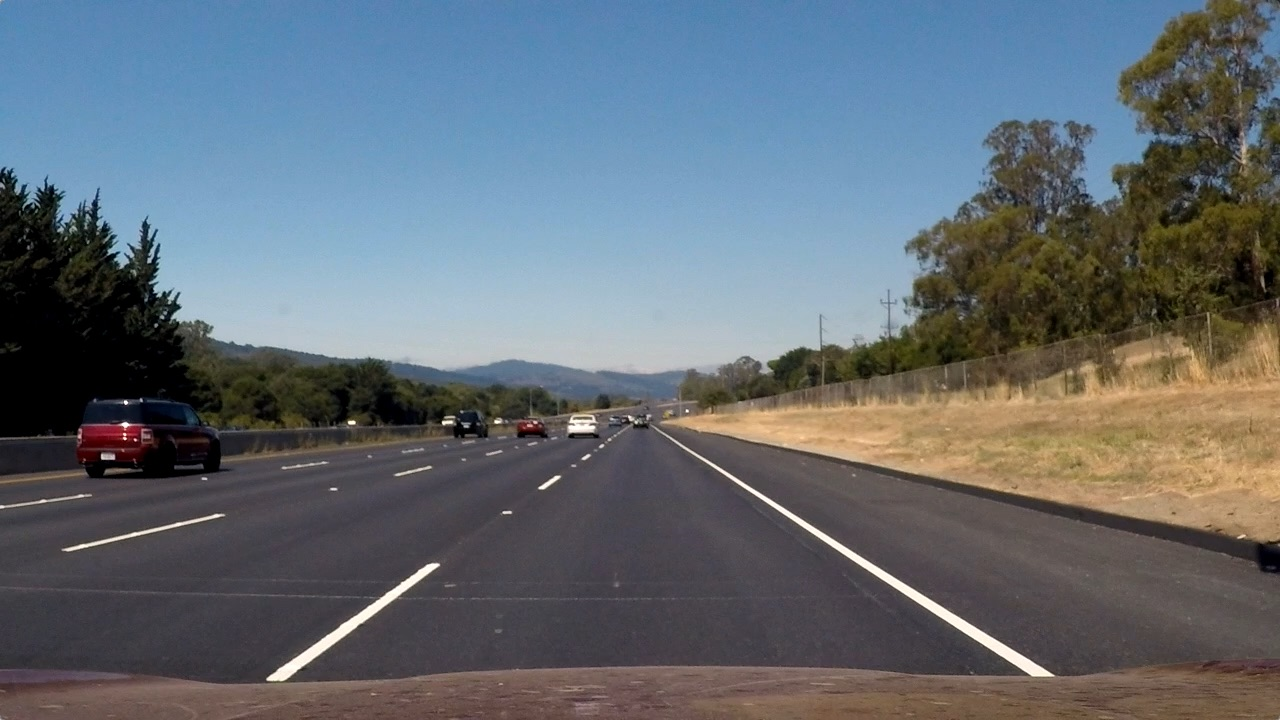
#> input picture Lab4/test_img.jpg, 1280 x 720 px, given in place of Lab3_half100.png, which was not available
$ jupyter execute DIP_Lab_2.ipynb   (text cells are left out)
#> lines starting #> are read from the running program, lines starting #| are printed output that depends on the picture; after the words box and inside, x2 and y2 are one past the last pixel; in counts of white or black regions, pixels touching at a corner belong together; pictures that were not available may be replaced by others from this repository, and a replacement may not be noted
[cell 1]
import cv2
import numpy as np
import matplotlib.pyplot as plt

[cell 2]
img_half = cv2.imread("/content/sample_data/Lab3_half100.png", cv2.IMREAD_GRAYSCALE)
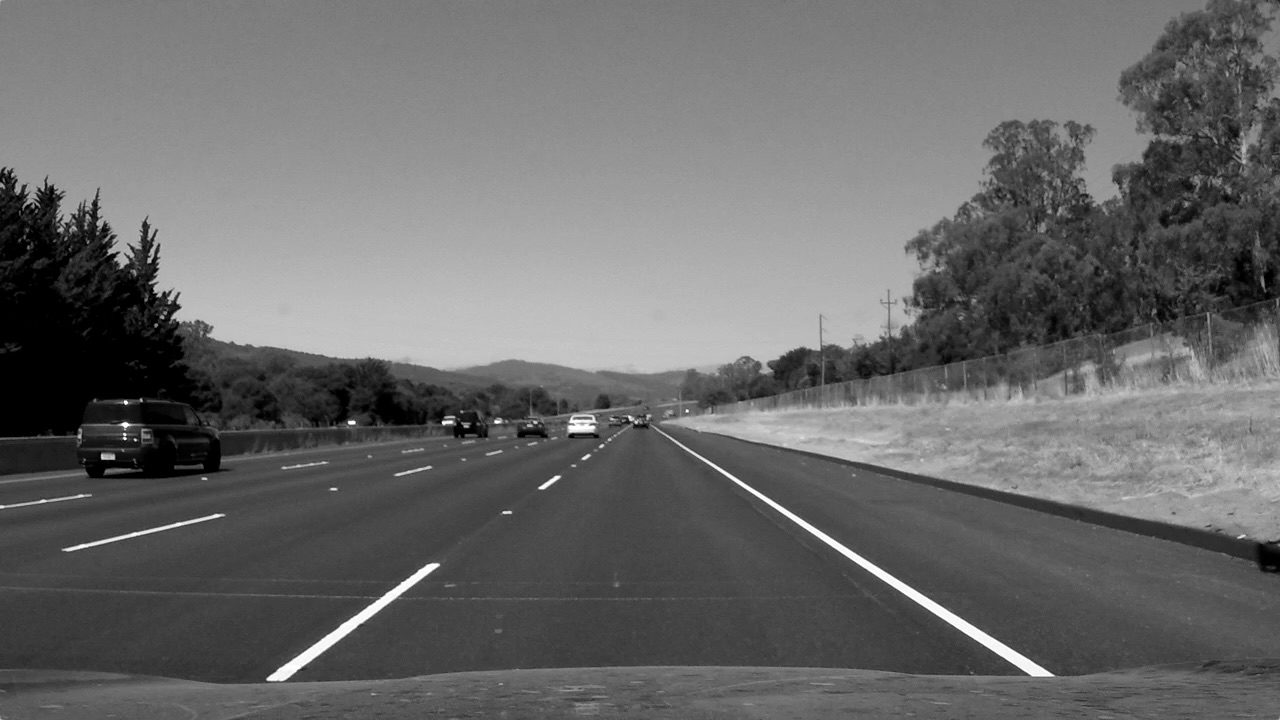
#> img_half: shape (720, 1280); min 0, max 255, mean 106
img_chess = cv2.imread("/content/sample_data/Lab3_chess100.png", cv2.IMREAD_GRAYSCALE)
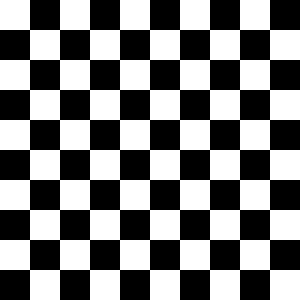
#> input picture Lab2/Lab3_chess100.png, 100 x 100 px, found by its file name (shown 3 times larger)
#> img_chess: shape (100, 100); values 100 (black) and 200 (white), 50% white; 1 white region, box (x1, y1, x2, y2) and area: (0, 0, 100, 100) 5000

[cell 3]
#img_half
hist_half = cv2.calcHist([img_half], [0], None, [256], [0, 256])
#> hist_half = 256 values, max 21408 at index 0, min 14 at index 210, mean 3600
#img_chess
hist_chess = cv2.calcHist([img_chess], [0], None, [256], [0, 256])
#> hist_chess = 256 values, max 5000 at index 100, min 0 at index 0, mean 39.06

[cell 4]
plt.figure(figsize=(20,10))
plt.subplot(121)
plt.imshow(img_half, cmap = 'gray');
plt.subplot(122)
plt.plot(hist_half); plt.xlim([0, 255]); plt.grid(); plt.show();
#> after `plt.plot(hist_half)`:
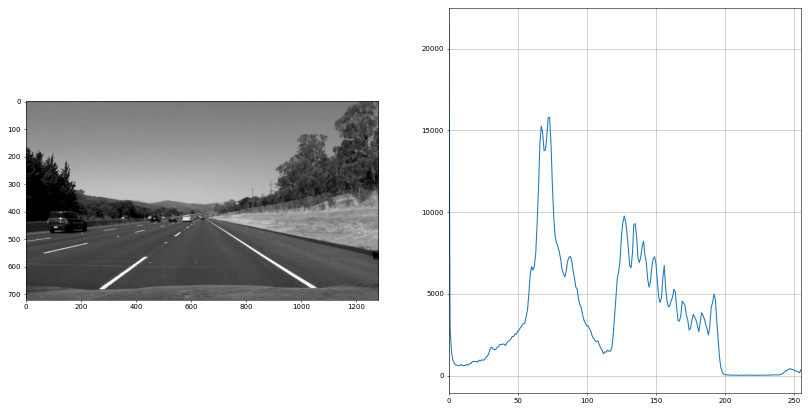
#> figure drawn by matplotlib, 2 panels; panel 2: curve peaks at x = 0, y = 21408

plt.figure(figsize=(20,10))
plt.subplot(121)
plt.imshow(img_chess, cmap = 'gray');
plt.subplot(122)
plt.plot(hist_chess); plt.xlim([0, 255]); plt.grid(); plt.show();
#> after `plt.plot(hist_chess)`:
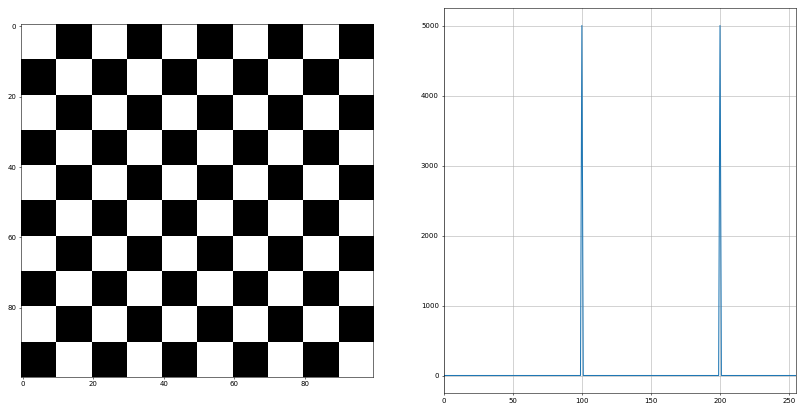
#> figure drawn by matplotlib, 2 panels; panel 2: curve peaks at x = 100, y = 5000


plt.show();
